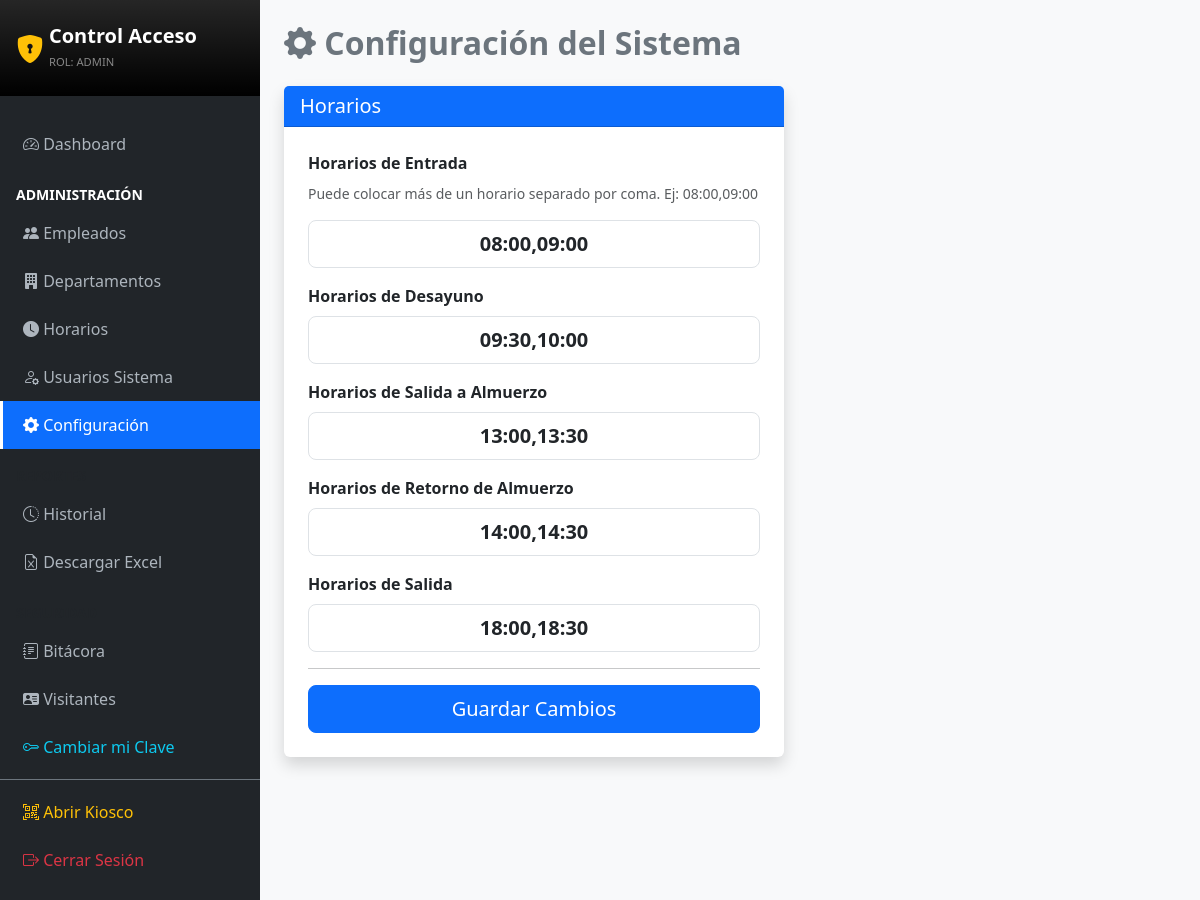
Screenshot of /?c=Setting (signed in) with the database file from the repository.
### tables this page shows
CREATE TABLE IF NOT EXISTS `settings` (
  `id` int NOT NULL AUTO_INCREMENT,
  `setting_name` varchar(50) NOT NULL,
  `setting_value` varchar(255) NOT NULL,
  PRIMARY KEY (`id`),
  UNIQUE KEY `setting_name` (`setting_name`)
);

### app/controllers/SettingController.php (called while the page is built, shortened)
<?php
require_once '../app/config/db.php';
require_once '../app/models/Setting.php';
class SettingController {
    private $settingModel;
    public function __construct() {
        $database = new Database();
        $this->settingModel = new Setting($database->getConnection());
    }
    public function index() {
        $entry_time = $this->settingModel->get('entry_time');
        $breakfast_time = $this->settingModel->get('breakfast_time');
        $lunch_out_time = $this->settingModel->get('lunch_out_time');
        $lunch_return_time = $this->settingModel->get('lunch_return_time');
        $check_out_time = $this->settingModel->get('check_out_time');
        require_once '../app/views/settings/index.php';
    }
}
?>

### app/config/db.php (called while the page is built, shortened)
<?php
class Database {
    private $host = "localhost";
    private $db_name = "control_acceso_db";
    private $username = "root";
    private $password = "";
    public function getConnection() {
        $this->conn = null;
        try {
            $this->conn = new PDO("mysql:host=" . $this->host . ";dbname=" . $this->db_name, $this->username, $this->password);
            $this->conn->exec("set names utf8");
            $offset = date("P");
            $this->conn->exec("SET time_zone='$offset';");
        } catch(PDOException $exception) {
            echo "Error de conexión: " . $exception->getMessage();
        }
        return $this->conn;
    }
}
?>

### app/models/Setting.php (called while the page is built, shortened)
<?php
class Setting {
    private $conn;
    private $table = "settings";
    public function __construct($db) {
        $this->conn = $db;
    }
    public function get($name) {
        $query = "SELECT setting_value FROM " . $this->table . " WHERE setting_name = :name LIMIT 1";
        $stmt = $this->conn->prepare($query);
        $stmt->bindParam(':name', $name);
        $stmt->execute();
        $row = $stmt->fetch(PDO::FETCH_ASSOC);
        return $row ? $row['setting_value'] : null;
    }
}
?>

### app/views/settings/index.php (the view, shortened to what this page needs)
<!DOCTYPE html>
<html lang="es">
<head>
    <link href="https://cdn.jsdelivr.net/npm/bootstrap@5.3.0/dist/css/bootstrap.min.css" rel="stylesheet">
    <link rel="stylesheet" href="https://cdn.jsdelivr.net/npm/bootstrap-icons@1.10.0/font/bootstrap-icons.css">
</head>
<body class="bg-light">
<div class="d-flex">
    <?php require_once '../app/views/layouts/sidebar.php'; ?>
    <div class="flex-grow-1 p-4">
        <h2 class="mb-4 fw-bold text-secondary"><i class="bi bi-gear-fill"></i> Configuración del Sistema</h2>
        <div class="card shadow border-0" style="max-width: 500px;">
            <div class="card-header bg-primary text-white">
                <h5 class="m-0">Horarios</h5>
            </div>
            <div class="card-body p-4">
                <form action="?c=Setting&a=update" method="POST">
                    <div class="mb-3">
                        <label class="form-label fw-bold">Horarios de Entrada</label>
                        <p class="text-muted small">Puede colocar más de un horario separado por coma. Ej: 08:00,09:00</p>
                        <input type="text" name="entry_time" class="form-control form-control-lg text-center fw-bold"
                               value="<?php echo htmlspecialchars($entry_time ?? '08:00'); ?>" required>
                    </div>
                    <div class="mb-3">
                        <label class="form-label fw-bold">Horarios de Desayuno</label>
                        <input type="text" name="breakfast_time" class="form-control form-control-lg text-center fw-bold"
                               value="<?php echo htmlspecialchars($breakfast_time ?? '09:30'); ?>" required>
                    </div>
                    <div class="mb-3">
                        <label class="form-label fw-bold">Horarios de Salida a Almuerzo</label>
                        <input type="text" name="lunch_out_time" class="form-control form-control-lg text-center fw-bold"
                               value="<?php echo htmlspecialchars($lunch_out_time ?? '13:00'); ?>" required>
                    </div>
                    <div class="mb-3">
                        <label class="form-label fw-bold">Horarios de Retorno de Almuerzo</label>
                        <input type="text" name="lunch_return_time" class="form-control form-control-lg text-center fw-bold"
                               value="<?php echo htmlspecialchars($lunch_return_time ?? '14:00'); ?>" required>
                    </div>
                    <div class="mb-3">
                        <label class="form-label fw-bold">Horarios de Salida</label>
                        <input type="text" name="check_out_time" class="form-control form-control-lg text-center fw-bold"
                               value="<?php echo htmlspecialchars($check_out_time ?? '18:00'); ?>" required>
                    </div>
                    <hr>
                    <button type="submit" class="btn btn-primary w-100 btn-lg">Guardar Cambios</button>
                </form>
            </div>
        </div>
    </div>
</div>
</body>
</html>

### rows the page displays
settings: entry_time "08:00,09:00"
settings: breakfast_time "09:30,10:00"
settings: lunch_out_time "13:00,13:30"
settings: lunch_return_time "14:00,14:30"
settings: check_out_time "18:00,18:30"

### other values shown
$_SESSION['role'] "ADMIN"
